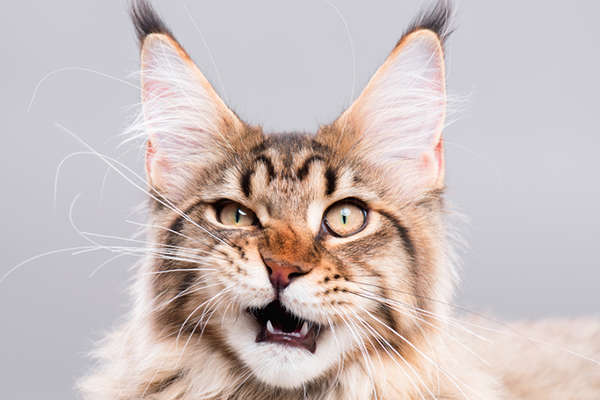
#> input picture cse559/pset/pset0/code/inputs/cat.jpg, 600 x 400 px
$ python prob1.py
#> lines starting #> are read from the running program, lines starting #| are printed output that depends on the picture
#> further down, img is the input picture: shape (400, 600, 3); mean R, G, B 203.2, 190.5, 189.1
## Default modules imported. Import more if you need to.
import numpy as np
from skimage.io import imread, imsave

# Edit the following two functions

def vflip(X):
    X = X[::-1,:,:]
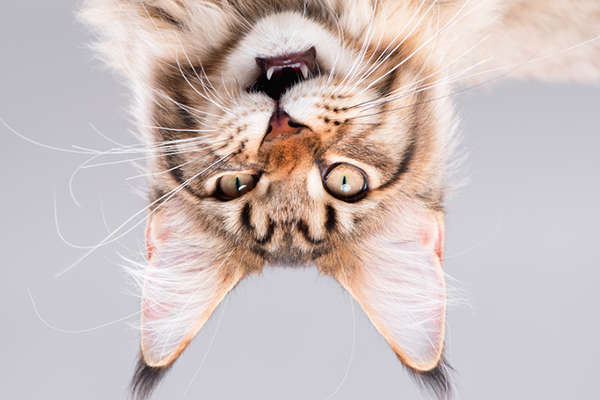
#> X: shape (400, 600, 3); mean of channels 0, 1, 2 203.2, 190.5, 189.1; drawn as R, G, B
    return X


def hflip(X):
    X = X[:,::-1,:]
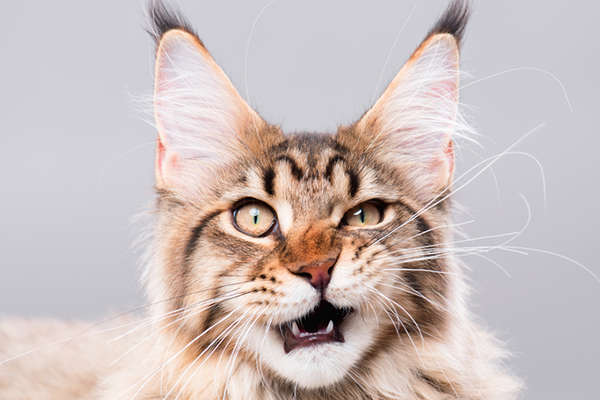
#> X: shape (400, 600, 3); mean of channels 0, 1, 2 203.2, 190.5, 189.1; drawn as R, G, B
    return X


########################## Support code below

from os.path import normpath as fn # Fixes window/linux path conventions
import warnings
warnings.filterwarnings('ignore')

img = imread(fn('inputs/cat.jpg'))

flipy = vflip(img)
flipx = hflip(img)

imsave(fn('outputs/flipy.jpg'),flipy)
imsave(fn('outputs/flipx.jpg'),flipx)
